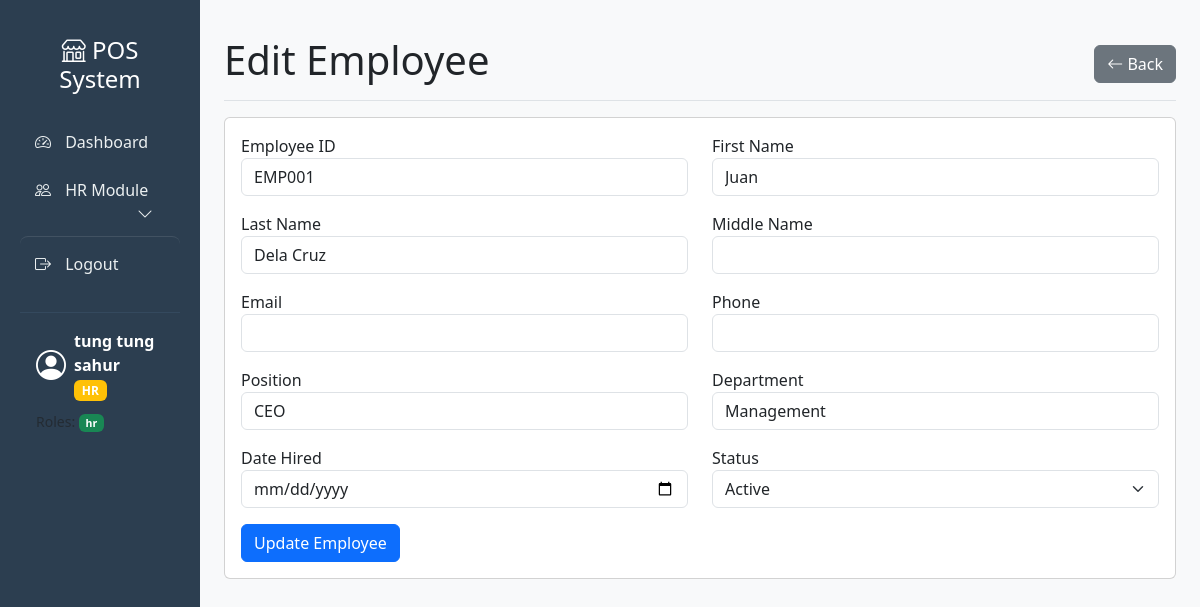
Page /pos-system/modules/hr/edit-employee.php?id=1 (signed in) on the committed database.
### tables this page shows
CREATE TABLE `roles` (
  `id` int(11) NOT NULL,
  `role_name` varchar(50) NOT NULL,
  `description` text DEFAULT NULL,
  `created_at` timestamp NOT NULL DEFAULT current_timestamp()
);

CREATE TABLE `employees` (
  `id` int(11) NOT NULL,
  `employee_id` varchar(20) NOT NULL,
  `first_name` varchar(50) NOT NULL,
  `last_name` varchar(50) NOT NULL,
  `middle_name` varchar(50) DEFAULT NULL,
  `email` varchar(100) DEFAULT NULL,
  `phone` varchar(20) DEFAULT NULL,
  `position` varchar(50) DEFAULT NULL,
  `department` varchar(50) DEFAULT NULL,
  `date_hired` date DEFAULT NULL,
  `status` enum('active','inactive','terminated') DEFAULT 'active',
  `user_id` int(11) DEFAULT NULL,
  `created_at` timestamp NOT NULL DEFAULT current_timestamp()
);

### pos-system/includes/rbac/roles.php (called while the page is built, shortened)
<?php
require_once __DIR__ . '/../../config/database.php';
if (!function_exists('getAllRoles')) {
if (!function_exists('getUserRoles')) {
    function getUserRoles($user_id) {
        global $pdo;
        $stmt = $pdo->prepare("
            SELECT r.* FROM roles r
            JOIN user_roles ur ON r.id = ur.role_id
            WHERE ur.user_id = ?
        ");
        $stmt->execute([$user_id]);
        return $stmt->fetchAll();
    }
}
}
?>

### pos-system/includes/functions.php (called while the page is built, shortened)
<?php
function hasRole($role_name) {
    if (function_exists('getUserRoles')) {
        $user_roles = getUserRoles($_SESSION['user_id'] ?? 0);
        foreach ($user_roles as $r) {
            if ($r['role_name'] == $role_name) {
                return true;
            }
        }
        return false;
    }
    return false;
}
?>

### pos-system/modules/hr/edit-employee.php (the view, shortened to what this page needs)
<?php
require_once '../../includes/functions.php';
require_once '../../config/database.php';
require_once '../../includes/rbac/roles.php';
$id = $_GET['id'] ?? 0;
$stmt = $pdo->prepare("SELECT * FROM employees WHERE id = ?");
$stmt->execute([$id]);
$employee = $stmt->fetch();
require_once '../../includes/header.php';
require_once '../../includes/sidebar.php';
?>
<main class="col-md-10 ms-sm-auto px-md-4 main-content">
    <div class="d-flex justify-content-between flex-wrap flex-md-nowrap align-items-center pt-3 pb-2 mb-3 border-bottom">
        <h1>Edit Employee</h1>
        <a href="../employees.php" class="btn btn-secondary"><i class="bi bi-arrow-left"></i> Back</a>
    </div>
    <div class="card">
        <div class="card-body">
            <form action="actions/edit-employee-action.php" method="POST">
                <div class="row">
                    <div class="col-md-6 mb-3">
                        <label>Employee ID</label>
                        <input type="text" name="employee_id" class="form-control" value="<?php echo $employee['employee_id']; ?>" required>
                    </div>
                    <div class="col-md-6 mb-3">
                        <label>First Name</label>
                        <input type="text" name="first_name" class="form-control" value="<?php echo $employee['first_name']; ?>" required>
                    </div>
                    <div class="col-md-6 mb-3">
                        <label>Last Name</label>
                        <input type="text" name="last_name" class="form-control" value="<?php echo $employee['last_name']; ?>" required>
                    </div>
                    <div class="col-md-6 mb-3">
                        <label>Middle Name</label>
                        <input type="text" name="middle_name" class="form-control" value="<?php echo $employee['middle_name']; ?>">
                    </div>
                    <div class="col-md-6 mb-3">
                        <label>Email</label>
                        <input type="email" name="email" class="form-control" value="<?php echo $employee['email']; ?>">
                    </div>
                    <div class="col-md-6 mb-3">
                        <label>Phone</label>
                        <input type="text" name="phone" class="form-control" value="<?php echo $employee['phone']; ?>">
                    </div>
                    <div class="col-md-6 mb-3">
                        <label>Position</label>
                        <input type="text" name="position" class="form-control" value="<?php echo $employee['position']; ?>" required>
                    </div>
                    <div class="col-md-6 mb-3">
                        <label>Department</label>
                        <input type="text" name="department" class="form-control" value="<?php echo $employee['department']; ?>" required>
                    </div>
                    <div class="col-md-6 mb-3">
                        <label>Date Hired</label>
                        <input type="date" name="date_hired" class="form-control" value="<?php echo $employee['date_hired']; ?>" required>
                    </div>
                    <div class="col-md-6 mb-3">
                        <label>Status</label>
                        <select name="status" class="form-select">
                            <option value="active" <?php echo $employee['status'] == 'active' ? 'selected' : ''; ?>>Active</option>
                        </select>
                    </div>
                    <div class="col-12">
                        <button type="submit" class="btn btn-primary">Update Employee</button>
                    </div>
                </div>
            </form>
        </div>
    </div>
</main>
<?php require_once '../../includes/footer.php'; ?>

### pos-system/includes/sidebar.php (shortened to what this page needs)
<?php
$current_page = basename($_SERVER['PHP_SELF']);
$user_roles = [];
if (function_exists('getUserRoles')) {
    $user_roles = getUserRoles($_SESSION['user_id'] ?? 0);
}
$is_admin = isAdmin() || hasRole('admin') || hasRole('super_admin');
$is_hr = hasRole('hr');
$is_finance = hasRole('finance');
$is_supply = hasRole('supply') || hasRole('ceo');
$show_hr = $is_hr || $is_admin;
?>
<nav class="col-md-2 d-md-block sidebar">
    <div class="position-sticky">
        <h4 class="text-white text-center py-3 brand-title">
            <i class="bi bi-shop"></i> POS System
        </h4>
        <ul class="nav flex-column">
            <li class="nav-item">
                <a class="nav-link <?php echo $current_page == 'dashboard.php' ? 'active' : ''; ?>" href="dashboard.php">
                    <i class="bi bi-speedometer2"></i>
                    <span>Dashboard</span>
                </a>
            </li>
            <?php if($show_hr): ?>
            <li class="nav-item">
                <a class="nav-link has-dropdown <?php echo in_array($current_page, ['employees.php', 'attendance.php', 'leave-requests.php']) ? 'active' : ''; ?>"
                   href="#hrMenu" data-bs-toggle="collapse" aria-expanded="false">
                    <i class="bi bi-people"></i>
                    <span>HR Module</span>
                    <i class="bi bi-chevron-down float-end dropdown-icon"></i>
                </a>
            </li>
            <?php endif; ?>
            <li class="nav-item mt-2">
                <a class="nav-link logout-link" href="../actions/logout-action.php">
                    <i class="bi bi-box-arrow-right"></i>
                    <span>Logout</span>
                </a>
            </li>
        </ul>
        <div class="mt-4 p-3 text-white user-info" style="border-top: 1px solid #34495e;">
            <div class="d-flex align-items-center">
                <div class="avatar">
                    <i class="bi bi-person-circle" style="font-size: 30px;"></i>
                </div>
                <div class="ms-2">
                    <div class="fw-bold"><?php echo $_SESSION['full_name'] ?? 'User'; ?></div>
                    <div>
                        <span class="badge bg-<?php
                            $role = $_SESSION['role'] ?? 'staff';
                            echo $role == 'admin' ? 'danger' :
                                ($role == 'co-admin' ? 'warning' :
                                    ($is_hr ? 'success' :
                                        ($is_finance ? 'info' :
                                            ($is_supply ? 'primary' : 'secondary'))));
                        ?>">
                            <?php
                            if ($is_hr) echo 'HR';
                            elseif ($is_finance) echo 'Finance';
                            elseif ($is_supply) echo 'Supply';
                            else echo ucfirst($role ?? 'Staff');
                            ?>
                        </span>
                    </div>
                </div>
            </div>
            <?php if(!empty($user_roles)): ?>
            <div class="mt-2">
                <small class="text-muted">
                    <?php foreach($user_roles as $r): ?>
                        <span class="badge bg-<?php
                            echo $r['role_name'] == 'super_admin' ? 'danger' :
                                ($r['role_name'] == 'admin' ? 'warning' :
                                    ($r['role_name'] == 'ceo' ? 'primary' :
                                        ($r['role_name'] == 'finance' ? 'info' :
                                            ($r['role_name'] == 'hr' ? 'success' : 'secondary'))));
                        ?>">
                            <?php echo $r['role_name']; ?>
                        </span>
                    <?php endforeach; ?>
                </small>
            </div>
            <?php endif; ?>
        </div>
    </div>
</nav>

### pos-system/assets/css/custom.css (style rules this page uses)
body { background-color: #f8f9fa; }
.sidebar { min-height: 100vh; background: #2c3e50; padding: 20px; }
.sidebar .nav-link { color: #ecf0f1; padding: 12px 20px; border-radius: 5px; margin-bottom: 5px; transition: all 0.3s; }
.sidebar .nav-link i { margin-right: 10px; }
.main-content { padding: 20px; }

### pos-system/includes/sidebar.php (style rules this page uses)
.brand-title { animation: pulse 2s ease-in-out infinite; }
.sidebar .nav-link { position: relative; transition: all 0.3s ease; padding: 10px 15px; border-radius: 8px; margin: 2px 0; color: #ecf0f1; }
.dropdown-icon { transition: transform 0.3s ease; }
.user-info { animation: fadeInUp 0.5s ease; }
.logout-link { border-top: 1px solid rgba(255, 255, 255, 0.1); padding-top: 15px !important; margin-top: 5px; }
.sidebar .nav-link i { transition: all 0.3s ease; width: 20px; text-align: center; }

### rows in the picture
roles: role_name "hr"
employees: employee_id "EMP001", first_name "Juan", last_name "Dela Cruz", position "CEO", department "Management", status "Active"

### other values in the picture
$_SESSION['full_name'] "tung tung sahur"
